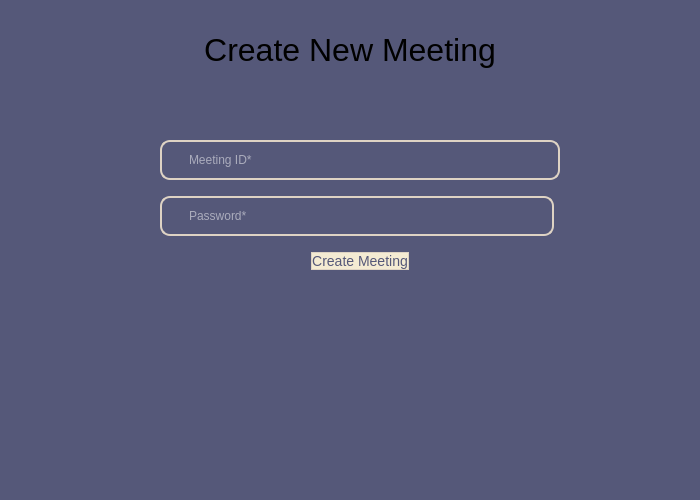
<?xml version="1.0" encoding="UTF-8"?>
<ui version="4.0">
 <class>CreateMeetingDialog</class>
 <widget class="QDialog" name="CreateMeetingDialog">
  <property name="geometry">
   <rect>
    <x>0</x>
    <y>0</y>
    <width>700</width>
    <height>500</height>
   </rect>
  </property>
  <property name="sizePolicy">
   <sizepolicy hsizetype="Fixed" vsizetype="Fixed">
    <horstretch>0</horstretch>
    <verstretch>0</verstretch>
   </sizepolicy>
  </property>
  <property name="minimumSize">
   <size>
    <width>700</width>
    <height>500</height>
   </size>
  </property>
  <property name="maximumSize">
   <size>
    <width>700</width>
    <height>500</height>
   </size>
  </property>
  <property name="windowTitle">
   <string>Create Meeting</string>
  </property>
  <property name="styleSheet">
   <string notr="true">QWidget {
	background-color: #555879
}</string>
  </property>
  <widget class="QLabel" name="label">
   <property name="geometry">
    <rect>
     <x>0</x>
     <y>30</y>
     <width>700</width>
     <height>40</height>
    </rect>
   </property>
   <property name="styleSheet">
    <string notr="true">QLabel {
	font-size: 32px
}</string>
   </property>
   <property name="text">
    <string>Create New Meeting</string>
   </property>
   <property name="alignment">
    <set>Qt::AlignCenter</set>
   </property>
  </widget>
  <widget class="QWidget" name="verticalWidget" native="true">
   <property name="geometry">
    <rect>
     <x>160</x>
     <y>130</y>
     <width>400</width>
     <height>150</height>
    </rect>
   </property>
   <layout class="QVBoxLayout" name="verticalLayout">
    <item>
     <widget class="QLineEdit" name="meetingIdField">
      <property name="styleSheet">
       <string notr="true">QLineEdit {
  color: white;
  border: 2px solid #DED3C4;
  border-radius: 10px;
  padding: 10px 25px;
  background: transparent;
}

QLineEdit:focus {
  border: 2px solid #F4EBD3;
}</string>
      </property>
      <property name="placeholderText">
       <string>Meeting ID*</string>
      </property>
     </widget>
    </item>
    <item>
     <layout class="QHBoxLayout" name="horizontalLayout">
      <item>
       <widget class="QLineEdit" name="passwordField">
        <property name="styleSheet">
         <string notr="true">QLineEdit {
  color: white;
  border: 2px solid #DED3C4;
  border-radius: 10px;
  padding: 10px 25px;
  background: transparent;
}

QLineEdit:focus {
  border: 2px solid #F4EBD3;
}</string>
        </property>
        <property name="inputMethodHints">
         <set>Qt::ImhHiddenText|Qt::ImhLatinOnly|Qt::ImhNoAutoUppercase|Qt::ImhNoPredictiveText|Qt::ImhSensitiveData</set>
        </property>
        <property name="echoMode">
         <enum>QLineEdit::Password</enum>
        </property>
        <property name="placeholderText">
         <string>Password*</string>
        </property>
        <property name="clearButtonEnabled">
         <bool>true</bool>
        </property>
       </widget>
      </item>
      <item>
       <widget class="QCheckBox" name="showPwdIcon">
        <property name="cursor">
         <cursorShape>PointingHandCursor</cursorShape>
        </property>
        <property name="styleSheet">
         <string notr="true">QCheckBox::indicator {
        width: 0;
        height: 0;
    }
    QCheckBox {
        spacing: 0;
        margin: 0;
    }</string>
        </property>
        <property name="text">
         <string/>
        </property>
        <property name="iconSize">
         <size>
          <width>25</width>
          <height>25</height>
         </size>
        </property>
        <property name="tristate">
         <bool>false</bool>
        </property>
       </widget>
      </item>
     </layout>
    </item>
    <item alignment="Qt::AlignHCenter">
     <widget class="QPushButton" name="createMeetingBtn">
      <property name="styleSheet">
       <string notr="true">QPushButton {
  color: #555879;
  padding: 0.2em 1.7em;
  font-size: 14px;
  border-radius: 0.5em;
  background: #F4EBD3;
  border: 1px solid #DED3C4;
}

QPushButton:hover {
  background: rgb(230, 221, 209);
}

QPushButton:pressed {
  color: #98A1BC;
  background: #DED3C4;
}
</string>
      </property>
      <property name="text">
       <string>Create Meeting</string>
      </property>
     </widget>
    </item>
   </layout>
  </widget>
 </widget>
 <resources/>
 <connections/>
</ui>
